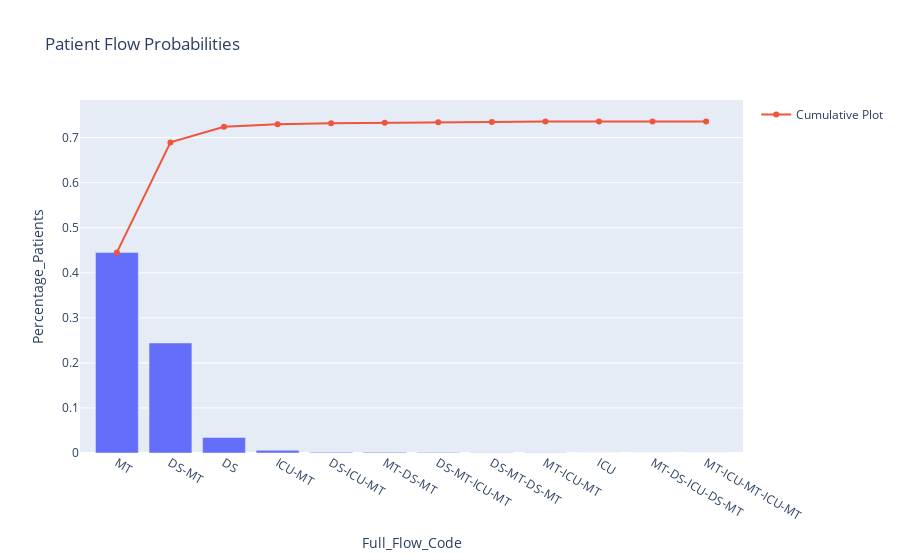

The notebook cell saved with this chart:
### Markdown cell above
##  IDEAL FLOW PROBABILITY

### Code cell
df = ideal_df
total_patients = df.count().iloc[0]
df = df.loc[df.Prev_Flow == 'IN'].groupby(['Full_Flow_Code']).count()['Link']
df = df.reset_index()
df = df.rename(columns={'Link':'No_of_Patients'})
df['Total_Patients'] = total_patients
df['Full_Flow_Code'] = df['Full_Flow_Code'].str[3:-4]
df = df.sort_values('No_of_Patients', ascending = False)
df['Percentage_Patients'] = df.No_of_Patients / df.Total_Patients
df['Cumulative_Probability'] = df.Percentage_Patients.cumsum()
df = df.drop(columns=['No_of_Patients','Total_Patients'])
ideal_patient_flow_prob_plot_df = df
df.to_csv("Ideal_Flow_Probability.csv", index=False)  
#Show plot of data
fig = px.bar(ideal_patient_flow_prob_plot_df, x=df['Full_Flow_Code'], y=df['Percentage_Patients'], title='Patient Flow Probabilities')
fig.add_scatter(x=df['Full_Flow_Code'], y=df['Cumulative_Probability'], name='Cumulative Plot')
fig.show()

### Figure 1 — Plotly figure (JSON) as saved in the notebook; plotly's stock layout.template omitted (floating-point values rounded to 4 significant figures)
{"data": [{"alignmentgroup": "True", "hovertemplate": "Full_Flow_Code=%{x}<br>Percentage_Patients=%{y}<extra></extra>", "legendgroup": "", "marker": {"color": "#636efa"}, "name": "", "offsetgroup": "", "orientation": "v", "showlegend": false, "textposition": "auto", "type": "bar", "x": ["MT", "DS-MT", "DS", "ICU-MT", "DS-ICU-MT", "MT-DS-MT", "DS-MT-ICU-MT", "DS-MT-DS-MT", "MT-ICU-MT", "ICU", "MT-DS-ICU-DS-MT", "MT-ICU-MT-ICU-MT"], "xaxis": "x", "y": [0.4453, 0.2442, 0.03444, 0.006063, 0.001698, 0.001576, 0.0008488, 0.0007275, 0.0007275, 0.0002425, 0.0001213, 0.0001213], "yaxis": "y"}, {"name": "Cumulative Plot", "type": "scatter", "x": ["MT", "DS-MT", "DS", "ICU-MT", "DS-ICU-MT", "MT-DS-MT", "DS-MT-ICU-MT", "DS-MT-DS-MT", "MT-ICU-MT", "ICU", "MT-DS-ICU-DS-MT", "MT-ICU-MT-ICU-MT"], "y": [0.4453, 0.6895, 0.7239, 0.73, 0.7317, 0.7332, 0.7341, 0.7348, 0.7355, 0.7358, 0.7359, 0.736]}], "layout": {"autosize": true, "barmode": "relative", "legend": {"tracegroupgap": 0}, "title": {"text": "Patient Flow Probabilities"}, "xaxis": {"anchor": "y", "autorange": true, "domain": [0, 1], "range": [-0.6751, 11.68], "title": {"text": "Full_Flow_Code"}, "type": "category"}, "yaxis": {"anchor": "x", "autorange": true, "domain": [0, 1], "range": [0, 0.7878], "title": {"text": "Percentage_Patients"}, "type": "linear"}}}
